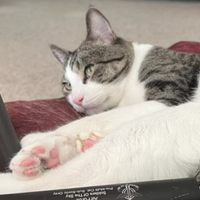
#> input picture files/image.jpg, 200 x 200 px
$ jupyter execute --allow-errors send_image.ipynb   (shell and % lines are left out)
#> lines starting #> are read from the running program, lines starting #| are printed output that depends on the picture
[cell 1]
import matplotlib.pyplot as plt
import numpy as np
from PIL import Image
from pathlib import Path
import numpy as np
import matplotlib.pyplot as plt
import cv2
from pathlib import Path

from comms_lib.pluto import Pluto
from comms_lib.system import DigitalCommSystem

[cell 2]
# ---------------------------------------------------------------
# Digital communication system parameters.
# ---------------------------------------------------------------
fs = 10e6  # baseband sampling rate (samples per second)
ts = 1 / fs  # baseband sampling period (seconds per sample)
sps = 3
T = ts * sps  # time between data symbols (seconds per symbol)

# ---------------------------------------------------------------
# Initialize transmitter and receiver.
# ---------------------------------------------------------------
#> (the rest of this cell did not finish here and is left out)

#> (a cell that did not finish here is left out)

#> (a cell that did not finish here is left out)

[cell 5]
def image_to_complex_signal(image_path, max_samples=10000):
    """
    Convert an image to a complex signal for transmission

    Args:
        image_path: Path to the image file
        max_samples: Maximum number of samples to keep signal manageable

    Returns:
        Complex signal ready for transmission (includes metadata header)
    """
#> called with image_path = '../files/image.jpg', max_samples = 20000
    # Load and preprocess the image
    img = Image.open(image_path)
#> img is the input picture: PIL image 200x200 RGB; mean R, G, B 173.4, 163.1, 153.7

    # Convert to grayscale to simplify (optional - you can keep color)
    img_gray = img.convert('L')
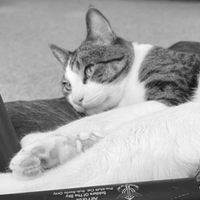
#> img_gray: PIL image 200x200 L; min 17, max 255, mean 165.1

    print(f"Original image size: {img_gray.size}")
#| Original image size: (200, 200)

    # Reserve space for metadata (width, height, and sync pattern)
    metadata_samples = 10  # Reserve first 10 samples for metadata
    available_samples = max_samples - metadata_samples

    # Calculate if we need to resize
    total_pixels = img_gray.size[0] * img_gray.size[1]
    print(f"Total pixels: {total_pixels}")
#| Total pixels: 40000

    if total_pixels > available_samples * 2:  # *2 because we can split between real and imaginary
        # Resize to fit within transmission limits
        target_pixels = available_samples * 2
        scale_factor = np.sqrt(target_pixels / total_pixels)
        new_width = int(img_gray.size[0] * scale_factor)
        new_height = int(img_gray.size[1] * scale_factor)
        img_gray = img_gray.resize((new_width, new_height), Image.Resampling.LANCZOS)
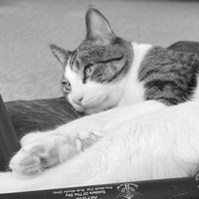
#> img_gray: PIL image 199x199 L; min 12, max 254, mean 165
        print(f"Resized to: {img_gray.size} ({new_width * new_height} pixels)")
#| Resized to: (199, 199) (39601 pixels)

    # Store final dimensions
    final_width, final_height = img_gray.size

    # Convert to numpy array
    img_array = np.array(img_gray, dtype=np.float32)

    # Normalize to [-1, 1] range
    img_normalized = (img_array / 255.0) * 2 - 1

    # Flatten the image to 1D array
    img_flat = img_normalized.flatten()

    # Split image data between real and imaginary parts for efficiency
    half_len = len(img_flat) // 2
#> half_len = 19800
    real_part = img_flat[:half_len]
#> real_part = 19800 values, max 0.992 at index 14794, min -0.875 at index 16905, mean 0.205
    imag_part = img_flat[half_len:half_len*2] if len(img_flat) > half_len else np.zeros(half_len)
#> imag_part = 19800 values, max 0.945 at index 1469, min -0.906 at index 18689, mean 0.384

    # Handle odd number of pixels
    if len(img_flat) % 2 == 1:
        real_part = np.append(real_part, img_flat[-1])
#> real_part = 19801 values, max 0.992 at index 14794, min -0.875 at index 16905, mean 0.205
        imag_part = np.append(imag_part, 0)
#> imag_part = 19801 values, max 0.945 at index 1469, min -0.906 at index 18689, mean 0.384

    # Create metadata header
    # Use specific values that are unlikely to occur in image data
    sync_pattern = [0.9, -0.9, 0.9, -0.9]  # Sync pattern for detection
    width_encoded = final_width / 1000.0  # Normalize width to [-1, 1] range
    height_encoded = final_height / 1000.0  # Normalize height to [-1, 1] range
    # In image_to_complex_signal
    # Store metadata accordingly
    data_length_encoded = len(real_part) / 50000.0  # was already correct
#> data_length_encoded = 0.396
    # But store "half" dimensions in metadata, or modify receiver to infer image_size as:

    total_pixels = final_width * final_height
    expected_samples = total_pixels // 2


    # Create metadata as complex numbers
    metadata = np.array([
        sync_pattern[0] + 1j * sync_pattern[1],  # Sync 1
        sync_pattern[2] + 1j * sync_pattern[3],  # Sync 2
        width_encoded + 1j * height_encoded,     # Dimensions
        data_length_encoded + 1j * 0,            # Data length info
        0 + 1j * 0,                              # Reserved
        0 + 1j * 0,                              # Reserved
        0 + 1j * 0,                              # Reserved
        0 + 1j * 0,                              # Reserved
        0 + 1j * 0,                              # Reserved
        0 + 1j * 0                               # Reserved
    ])

    # Combine metadata with image data
    image_signal = real_part + 1j * imag_part
    transmit_signal = np.concatenate([metadata, image_signal])

    print(f"Signal length: {len(transmit_signal)} samples (including {len(metadata)} metadata samples)")
#| Signal length: 19811 samples (including 10 metadata samples)
    print(f"Image data: {len(real_part)} real samples and {len(imag_part)} imaginary samples")
#| Image data: 19801 real samples and 19801 imaginary samples

    return transmit_signal, img_gray.size

# [61 lines left out: function extract_metadata_from_signal, not called in this run]

def complex_signal_to_image(received_signal, image_size=None, method=2):
    """
    Convert received complex signal back to image

    Args:
        received_signal: Complex signal from receiver
        image_size: Tuple of (width, height) of original image (optional - will auto-detect)
        method: 1 for real-only, 2 for real+imaginary reconstruction

    Returns:
        Reconstructed image as PIL Image
    """
    original_length = len(received_signal)
    print(f"Received signal length: {original_length}")

    # Auto-detect image size if not provided or if auto-detection is preferred
    if image_size is None:
        print("Auto-detecting image size from signal...")
        detected_size, data_start, estimated_length = extract_metadata_from_signal(received_signal)
        if detected_size is not None:
            image_size = detected_size
            # Use only the image data portion, but be more careful about length
            available_data = received_signal[data_start:]
            print(f"Available data after metadata: {len(available_data)} samples")

            # Calculate expected samples needed
            total_pixels = image_size[0] * image_size[1]
            if method == 2:
                expected_samples = total_pixels // 2
            else:
                expected_samples = total_pixels

            print(f"Expected samples for {image_size}: {expected_samples}")

            # Use the available data, but don't exceed what we need
            received_signal = available_data[:expected_samples]
            print(f"Using {len(received_signal)} samples for reconstruction")

        else:
            # Fallback: assume square image
            print("Metadata detection failed, using fallback method")
            # Remove likely metadata from start
            received_signal = received_signal[10:]  # Skip first 10 samples
            data_length = len(received_signal)
            if method == 2:
                total_pixels = data_length * 2
            else:
                total_pixels = data_length
            side_length = int(np.sqrt(total_pixels))
            image_size = (side_length, side_length)
            print(f"Fallback: assuming square image of size {image_size}")
    else:
        print(f"Using provided image size: {image_size}")
        # Even with provided size, we should skip metadata if it exists
        if original_length > 10:
            # Try to detect if there's metadata and skip it
            potential_sync = received_signal[:2]
            sync_check = np.abs(potential_sync[0] - (0.9 - 1j * 0.9)) + np.abs(potential_sync[1] - (0.9 - 1j * 0.9))
            if sync_check < 0.5:  # Likely has metadata
                print("Detected metadata in signal, skipping first 10 samples")
                received_signal = received_signal[10:]

        # Calculate how much data we need
        total_pixels = image_size[0] * image_size[1]
        if method == 2:
            expected_samples = total_pixels // 2
        else:
            expected_samples = total_pixels

        # Trim to expected length
        received_signal = received_signal[:expected_samples]
        print(f"Using {len(received_signal)} samples for {image_size} image")

    if method == 1:
        # Method 1: Use only real part
        img_data = np.real(received_signal)
    else:
        # Method 2: Combine real and imaginary parts
        real_part = np.real(received_signal)
        imag_part = np.imag(received_signal)
        img_data = np.concatenate([real_part, imag_part])

        # If we doubled the data (real+imag), then image size should be recomputed
        total_pixels = len(img_data)
        # Infer image dimensions based on metadata or reshape safely
        expected_width, expected_height = image_size

        if total_pixels != expected_width * expected_height:
            # Infer new size: assume correct aspect ratio or closest square
            new_side = int(np.sqrt(total_pixels))
            print(f"[Warning] Pixel count doesn't match. Using inferred square size: {new_side}x{new_side}")
            image_size = (new_side, new_side)


    # Calculate expected total pixels
    total_pixels = image_size[0] * image_size[1]

    print(f"Expected pixels: {total_pixels}, Available data: {len(img_data)}")

    # Handle size mismatch more carefully
    if len(img_data) < total_pixels:
        # Pad with the mean value instead of zeros to avoid gray areas
        padding = total_pixels - len(img_data)
        mean_val = np.mean(img_data) if len(img_data) > 0 else 0
        padding_array = np.full(padding, mean_val)
        img_data = np.concatenate([img_data, padding_array])
        print(f"Padded with {padding} samples (mean value: {mean_val:.3f})")
    elif len(img_data) > total_pixels:
        # Trim if we have too much data
        img_data = img_data[:total_pixels]
        print(f"Trimmed to {total_pixels} samples")

    # Denormalize from [-1, 1] to [0, 255]
    img_data = ((img_data + 1) / 2) * 255
    img_data = np.clip(img_data, 0, 255).astype(np.uint8)

    # Reshape to 2D
    try:
        img_2d = img_data.reshape(image_size[1], image_size[0])  # Note: PIL uses (width, height)
        print(f"Successfully reshaped to {image_size[1]}x{image_size[0]}")
    except ValueError as e:
        print(f"Reshape error: {e}")
        print(f"Data length: {len(img_data)}, Target shape: {image_size[1]} x {image_size[0]}")
        # Fallback: create a square image from available data
        side_length = int(np.sqrt(len(img_data)))
        img_data_square = img_data[:side_length*side_length]
        img_2d = img_data_square.reshape(side_length, side_length)
        print(f"Created {side_length}x{side_length} square image instead")

    # Convert back to PIL Image
    return Image.fromarray(img_2d, mode='L')
# ---------------------------------------------------------------
# Load and process your image
# ---------------------------------------------------------------
image_path = "../files/image.jpg"  # Your image path (relative to simulations directory)
transmit_signal, original_size = image_to_complex_signal(image_path, max_samples=20000)
#> original_size = (199, 199)

print(f"Image converted to signal with {len(transmit_signal)} samples")
#| Image converted to signal with 19811 samples
print(f"Original image size: {original_size}")
#| Original image size: (199, 199)

# ---------------------------------------------------------------
# Transmit the image signal
# ---------------------------------------------------------------
# system.transmit_signal(transmit_signal)

# ---------------------------------------------------------------
# Receive the signal
# ---------------------------------------------------------------
# receive_signal = system.receive_signal()

receive_signal = transmit_signal.copy()


# ---------------------------------------------------------------
# Plot transmitted and received signals
# ---------------------------------------------------------------
plt.figure(figsize=(15, 12))

# Plot signal comparison
plt.subplot(3, 2, 1)
plt.plot(np.real(transmit_signal[:500]), color="blue", marker="o", markersize=2, label="Real Transmit")
plt.plot(np.real(receive_signal[:500]), color="red", label="Real Receive")
plt.title("Transmit and Receive Signals (Real) - First 500 samples")
plt.xlabel("Time Samples")
plt.ylabel("Amplitude")
plt.grid(True)
plt.legend()

plt.subplot(3, 2, 2)
plt.plot(np.imag(transmit_signal[:500]), color="blue", marker="o", markersize=2, label="Imaginary Transmit")
plt.plot(np.imag(receive_signal[:500]), color="red", label="Imaginary Receive")
plt.title("Transmit and Receive Signals (Imaginary) - First 500 samples")
plt.xlabel("Time Samples")
plt.ylabel("Amplitude")
plt.grid(True)
plt.legend()

# ---------------------------------------------------------------
# Symbol extraction and image reconstruction
# ---------------------------------------------------------------
receive_symbols = receive_signal[sps // 2 :: sps]
print("Number of receive symbols: ", len(receive_symbols))
#| Number of receive symbols:  6604

# Reconstruct the image
reconstructed_image = complex_signal_to_image(receive_symbols, original_size, method=2)
#> in complex_signal_to_image, `original_length = len(received_signal)`: original_length = 6604
#| Received signal length: 6604
#| Using provided image size: (199, 199)
#> in complex_signal_to_image, `sync_check = np.abs(potential_sync[0] - (0.9 - 1j * 0.9)) + np.abs(pot..`: sync_check = 1.27
#> in complex_signal_to_image, `total_pixels = image_size[0] * image_size[1]`: total_pixels = 39601
#> in complex_signal_to_image, `expected_samples = total_pixels // 2`: expected_samples = 19800
#| Using 6604 samples for (199, 199) image
#> in complex_signal_to_image, `real_part = np.real(received_signal)`: real_part = 6604 values, max 0.984 at index 4735, min -0.875 at index 5638, mean 0.205
#> in complex_signal_to_image, `imag_part = np.imag(received_signal)`: imag_part = 6604 values, max 0.937 at index 2869, min -0.9 at index 0, mean 0.383
#> in complex_signal_to_image, `img_data = np.concatenate([real_part, imag_part])`: img_data = 13208 values, max 0.984 at index 4735, min -0.9 at index 6604, mean 0.294
#> in complex_signal_to_image, `total_pixels = len(img_data)`: total_pixels = 13208
#> in complex_signal_to_image, `expected_width, expected_height = image_size`: expected_width = 199
#> in complex_signal_to_image, `new_side = int(np.sqrt(total_pixels))`: new_side = 114
#| [Warning] Pixel count doesn't match. Using inferred square size: 114x114
#> in complex_signal_to_image, `image_size = (new_side, new_side)`: image_size = (114, 114)
#> in complex_signal_to_image, `total_pixels = image_size[0] * image_size[1]`: total_pixels = 12996
#| Expected pixels: 12996, Available data: 13208
#> in complex_signal_to_image, `img_data = img_data[:total_pixels]`: img_data = 12996 values, max 0.984 at index 4735, min -0.9 at index 6604, mean 0.307
#| Trimmed to 12996 samples
#> in complex_signal_to_image, `img_data = ((img_data + 1) / 2) * 255`: img_data = 12996 values, max 253 at index 4735, min 12.75 at index 6604, mean 166.6
#> in complex_signal_to_image, `img_data = np.clip(img_data, 0, 255).astype(np.uint8)`: img_data = 12996 values, max 253 at index 4735, min 12 at index 6604, mean 166.6
#> in complex_signal_to_image, `img_2d = img_data.reshape(image_size[1], image_size[0])`:
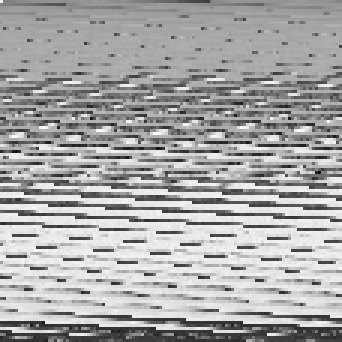
#> img_2d: shape (114, 114) (shown 3 times larger); min 12, max 253, mean 166.6
#| Successfully reshaped to 114x114
#> (the rest of the program and of its run is left out)
